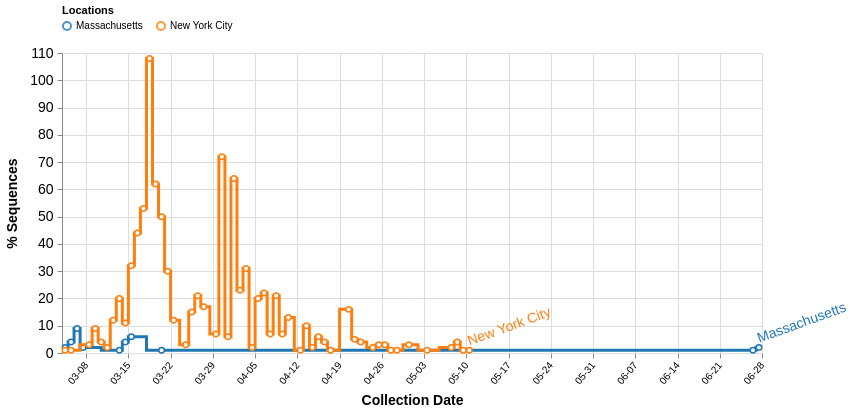

Express this chart as Vega-Lite.
### Vega specification from a JSON file in a GitHub repository (floating-point values rounded to 4 significant figures; data arrays with more than 128 entries replaced by an {"elided": "..."} marker saying what was removed)
{"$schema": "https://vega.github.io/schema/vega/v5.json", "description": "A basic line chart example.", "width": 700, "height": 300, "padding": 5, "signals": [{"name": "interpolate", "value": "step"}, {"name": "hoverLocation", "value": null, "on": [{"events": {"merge": [{"markname": "locationlines", "type": "mouseover", "consume": true}, {"markname": "locationdots", "type": "mouseover", "consume": true}, {"markname": "locationlabel", "type": "mouseover", "consume": true}]}, "update": "{location: datum.location}", "force": true}, {"events": {"merge": [{"markname": "locationlines", "type": "mouseout", "consume": true}, {"markname": "locationdots", "type": "mouseout", "consume": true}, {"markname": "locationlabel", "type": "mouseout", "consume": true}]}, "update": "null", "force": true}]}, {"name": "dateRangeStart", "value": 1575158400000, "comment": "Along with dateRangeEnd, these are hard limits on the dates shown. May need to update when we hit 2021. Dates are in milliseconds, unix epoch"}, {"name": "dateRangeEnd", "value": 1609372800000}, {"name": "dateBin", "value": 86400000, "comment": "Binning of observations by date, where date is in milliseconds. Default is 1 day (1000 * 60 * 60 * 24 = 86400000). This should never be less than a day. This is passed to the bin transform of cases_by_date_and_group. (1 week = 604800000)"}, {"name": "cumulativeWindow", "value": [0, 0]}, {"name": "yField", "value": "cases_sum_agg"}, {"name": "yLabel", "value": "% Sequences"}, {"name": "yFormat", "value": "s"}, {"name": "clear", "value": true, "comment": "If clicking on anything but a grouped bar, then clear the selection (by clearing the 'selection' data object)", "on": [{"events": "mouseup[!event.item]", "update": "true", "force": true}]}, {"name": "shift", "value": false, "comment": "Track whether or not the shift key is pressed. Used to select multiple groups by holding down shift before clicking", "on": [{"events": {"merge": [{"markname": "locationlines", "type": "click"}, {"markname": "locationdots", "type": "click"}, {"markname": "locationlabel", "type": "click"}]}, "update": "event.shiftKey", "force": true}, {"events": "@legendLabel:click, @legendSymbol:click", "update": "{location: datum.value}", "force": true}]}, {"name": "clicked", "value": null, "comment": "Track clicks on the group bars, for selection purposes", "on": [{"events": {"merge": [{"markname": "locationlines", "type": "click"}, {"markname": "locationdots", "type": "click"}, {"markname": "locationlabel", "type": "click"}]}, "update": "{location: datum.location}", "force": true}, {"events": "@legendLabel:click, @legendSymbol:click", "update": "{location: datum.value}", "force": true}]}], "data": [{"name": "selectedGroups", "values": [{"group": "B.1"}, {"group": "B.1.3"}]}, {"name": "location_data", "format": {"parse": {"location": "string", "cases_sum": "number", "location_counts": "number", "date": "date:'%Q'"}}, "values": {"elided": "195 records"}, "transform": [{"comment": "Bin observations by date. The width of each bin is determined by the signal dateBin. Since the most detail in the date from GISAID is by day, the bin shouldn't ever be smaller than a day.", "type": "bin", "field": "date", "extent": [{"signal": "dateRangeStart"}, {"signal": "dateRangeEnd"}], "step": {"signal": "dateBin"}, "as": ["day_start", "day_end"]}, {"type": "joinaggregate", "groupby": ["location", "day_start"], "fields": ["cases_sum"], "ops": ["sum"], "as": ["all_cases_sum"]}, {"type": "filter", "expr": "indata('selectedGroups', 'group', datum.group) || length(data('selectedGroups')) == 0"}, {"type": "aggregate", "groupby": ["location", "day_start"], "fields": ["cases_sum", "color", "all_cases_sum"], "ops": ["sum", "max", "max"], "as": ["cases_sum", "color", "all_cases_sum"]}, {"type": "window", "sort": {"field": "day_start"}, "groupby": ["location"], "ops": ["sum", "sum"], "fields": ["cases_sum", "all_cases_sum"], "as": ["cases_sum_agg", "all_cases_sum_agg"], "frame": {"signal": "cumulativeWindow"}}, {"type": "collect", "sort": {"field": ["location", "day_start"], "order": ["ascending", "ascending"]}}, {"type": "formula", "expr": "datum.cases_sum_agg / datum.all_cases_sum_agg", "as": "cases_norm"}, {"comment": "Recalculate the day_end from the day_start and dateBin, since the imputation can't work on more than one field at once.", "type": "formula", "expr": "datum.day_start + dateBin", "as": "day_end"}, {"type": "formula", "expr": "datum.day_start + (dateBin / 2)", "as": "day_middle"}]}, {"name": "selected", "comment": "A list of groups that are selected", "on": [{"trigger": "clear", "remove": true}, {"trigger": "!shift", "remove": true}, {"trigger": "!shift && clicked", "insert": "clicked"}, {"trigger": "shift && clicked", "toggle": "clicked"}]}], "scales": [{"name": "xscale", "type": "time", "range": "width", "domain": {"fields": [{"data": "location_data", "field": "day_start"}, {"data": "location_data", "field": "day_end"}]}}, {"name": "yscale", "type": "linear", "range": "height", "nice": true, "zero": true, "domain": {"data": "location_data", "field": {"signal": "yField"}}}, {"name": "color", "type": "ordinal", "range": {"scheme": "category10"}, "domain": {"data": "location_data", "field": "location"}}], "axes": [{"orient": "bottom", "scale": "xscale", "format": "%m-%d", "zindex": 0, "grid": true, "gridScale": "yscale", "gridColor": "#DDD", "labelAngle": 310, "labelAlign": "right", "labelBaseline": "middle", "labelPadding": 5, "title": "Collection Date", "titleFontSize": 14, "titlePadding": 8}, {"orient": "left", "scale": "yscale", "format": {"signal": "yFormat"}, "grid": true, "gridScale": "xscale", "gridColor": "#DDD", "labelFontSize": 14, "labelPadding": 4, "title": {"signal": "yLabel"}, "titleFontSize": 14, "titlePadding": 10}], "legends": [{"stroke": "color", "title": "Locations", "orient": "top", "direction": "vertical", "columns": 8, "encode": {"symbols": {"name": "legendSymbol", "interactive": true, "update": {"fill": {"value": "transparent"}, "strokeWidth": {"value": 2}, "opacity": [{"test": "!length(data('selected')) || indata('selected', 'location', datum.value)", "value": 0.8}, {"value": 0.15}], "size": {"value": 64}}}, "labels": {"name": "legendLabel", "interactive": true, "update": {"opacity": [{"test": "!length(data('selected')) || indata('selected', 'location', datum.value)", "value": 1}, {"value": 0.25}]}}}}], "marks": [{"name": "layer0", "type": "group", "from": {"facet": {"name": "series", "data": "location_data", "groupby": "location"}}, "data": [{"name": "label", "source": "series", "transform": [{"type": "joinaggregate", "fields": ["day_middle"], "ops": ["max"], "as": ["max_day"]}, {"type": "filter", "expr": "datum.day_middle == datum.max_day"}]}], "marks": [{"name": "locationlines", "type": "line", "from": {"data": "series"}, "encode": {"enter": {"strokeWidth": {"value": 3}, "strokeMiterLimit": {"value": 2}, "strokeCap": {"value": "round"}}, "update": {"interpolate": {"signal": "interpolate"}, "x": {"scale": "xscale", "field": "day_middle"}, "y": {"scale": "yscale", "field": {"signal": "yField"}}, "stroke": [{"test": "(!length(data('selected')) || indata('selected', 'location', datum.location)) && (datum.cases_sum_agg > 0)", "scale": "color", "field": "location"}, {"value": "#CCC"}], "strokeOpacity": [{"test": "hoverLocation && hoverLocation.location == datum.location", "value": 0.6}, {"value": 1.0}], "zindex": [{"test": "hoverLocation && hoverLocation.location == datum.location", "value": 3}, {"value": 1}]}}}, {"name": "locationdots", "type": "symbol", "from": {"data": "series"}, "encode": {"enter": {"size": {"value": 30}, "fill": {"value": "#fff"}, "strokeWidth": {"value": 1.5}, "tooltip": {"signal": "{title: datum.location, 'Sequences': datum[yField], 'Collection date': timeFormat(datum.day_start, '%b %d %Y')}"}}, "update": {"x": {"scale": "xscale", "field": "day_middle"}, "y": {"scale": "yscale", "field": {"signal": "yField"}}, "stroke": [{"test": "(!length(data('selected')) || indata('selected', 'location', datum.location)) && (datum.cases_sum_agg > 0)", "scale": "color", "field": "location"}, {"value": "#CCC"}], "strokeOpacity": [{"test": "hoverLocation && hoverLocation.location == datum.location", "value": 0.6}, {"value": 1.0}], "zindex": [{"test": "hoverLocation && hoverLocation.location == datum.location", "value": 3}, {"value": 1}]}}}, {"name": "locationlabel", "type": "text", "from": {"data": "label"}, "encode": {"enter": {"dy": {"value": -5}, "fontSize": {"value": 14}, "angle": {"value": 340}, "zindex": {"value": 5}}, "update": {"x": {"scale": "xscale", "field": "day_middle", "offset": 2}, "y": {"scale": "yscale", "field": {"signal": "yField"}}, "text": {"field": "location"}, "fill": [{"test": "(!length(data('selected')) || indata('selected', 'location', datum.location)) && (datum.cases_sum_agg > 0)", "scale": "color", "field": "location"}, {"value": "#ccc"}], "fillOpacity": [{"test": "hoverLocation && hoverLocation.location == datum.location", "value": 0.6}, {"value": 1}]}}}]}]}
